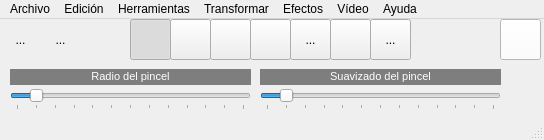
<?xml version="1.0" encoding="UTF-8"?>
<ui version="4.0">
 <class>MainWindow</class>
 <widget class="QMainWindow" name="MainWindow">
  <property name="geometry">
   <rect>
    <x>0</x>
    <y>0</y>
    <width>544</width>
    <height>140</height>
   </rect>
  </property>
  <property name="minimumSize">
   <size>
    <width>544</width>
    <height>140</height>
   </size>
  </property>
  <property name="maximumSize">
   <size>
    <width>544</width>
    <height>140</height>
   </size>
  </property>
  <property name="windowTitle">
   <string>QFotoPaint2</string>
  </property>
  <property name="windowIcon">
   <iconset>
    <normaloff>:/new/prefix1/imagenes/logo.gif</normaloff>:/new/prefix1/imagenes/logo.gif</iconset>
  </property>
  <widget class="QWidget" name="centralWidget">
   <widget class="QToolButton" name="toolButton">
    <property name="geometry">
     <rect>
      <x>40</x>
      <y>0</y>
      <width>41</width>
      <height>41</height>
     </rect>
    </property>
    <property name="text">
     <string>...</string>
    </property>
    <property name="icon">
     <iconset>
      <normaloff>:/new/prefix1/imagenes/abrir.png</normaloff>:/new/prefix1/imagenes/abrir.png</iconset>
    </property>
    <property name="iconSize">
     <size>
      <width>32</width>
      <height>32</height>
     </size>
    </property>
    <property name="autoRaise">
     <bool>true</bool>
    </property>
   </widget>
   <widget class="QToolButton" name="toolButton_2">
    <property name="geometry">
     <rect>
      <x>0</x>
      <y>0</y>
      <width>41</width>
      <height>41</height>
     </rect>
    </property>
    <property name="text">
     <string>...</string>
    </property>
    <property name="icon">
     <iconset>
      <normaloff>:/new/prefix1/imagenes/nuevo.png</normaloff>:/new/prefix1/imagenes/nuevo.png</iconset>
    </property>
    <property name="iconSize">
     <size>
      <width>32</width>
      <height>32</height>
     </size>
    </property>
    <property name="autoRaise">
     <bool>true</bool>
    </property>
   </widget>
   <widget class="QLabel" name="label">
    <property name="geometry">
     <rect>
      <x>10</x>
      <y>50</y>
      <width>241</width>
      <height>16</height>
     </rect>
    </property>
    <property name="styleSheet">
     <string notr="true">background-color: rgb(126, 126, 126);</string>
    </property>
    <property name="text">
     <string>&lt;!DOCTYPE HTML PUBLIC &quot;-//W3C//DTD HTML 4.0//EN&quot; &quot;http://www.w3.org/TR/REC-html40/strict.dtd&quot;&gt;
&lt;html&gt;&lt;head&gt;&lt;meta name=&quot;qrichtext&quot; content=&quot;1&quot; /&gt;&lt;style type=&quot;text/css&quot;&gt;
p, li { white-space: pre-wrap; }
&lt;/style&gt;&lt;/head&gt;&lt;body style=&quot; font-family:'MS Shell Dlg 2'; font-size:8.25pt; font-weight:400; font-style:normal;&quot;&gt;
&lt;p style=&quot; margin-top:0px; margin-bottom:0px; margin-left:0px; margin-right:0px; -qt-block-indent:0; text-indent:0px;&quot;&gt;&lt;span style=&quot; font-size:8pt; color:#ffffff;&quot;&gt;Radio del pincel&lt;/span&gt;&lt;/p&gt;&lt;/body&gt;&lt;/html&gt;</string>
    </property>
    <property name="alignment">
     <set>Qt::AlignCenter</set>
    </property>
    <property name="wordWrap">
     <bool>false</bool>
    </property>
   </widget>
   <widget class="QSlider" name="horizontalSlider">
    <property name="geometry">
     <rect>
      <x>10</x>
      <y>70</y>
      <width>241</width>
      <height>21</height>
     </rect>
    </property>
    <property name="maximum">
     <number>120</number>
    </property>
    <property name="value">
     <number>10</number>
    </property>
    <property name="orientation">
     <enum>Qt::Horizontal</enum>
    </property>
    <property name="tickPosition">
     <enum>QSlider::TicksBelow</enum>
    </property>
    <property name="tickInterval">
     <number>10</number>
    </property>
   </widget>
   <widget class="QLabel" name="label_2">
    <property name="geometry">
     <rect>
      <x>260</x>
      <y>50</y>
      <width>241</width>
      <height>16</height>
     </rect>
    </property>
    <property name="styleSheet">
     <string notr="true">background-color: rgb(126, 126, 126);</string>
    </property>
    <property name="text">
     <string>&lt;!DOCTYPE HTML PUBLIC &quot;-//W3C//DTD HTML 4.0//EN&quot; &quot;http://www.w3.org/TR/REC-html40/strict.dtd&quot;&gt;
&lt;html&gt;&lt;head&gt;&lt;meta name=&quot;qrichtext&quot; content=&quot;1&quot; /&gt;&lt;style type=&quot;text/css&quot;&gt;
p, li { white-space: pre-wrap; }
&lt;/style&gt;&lt;/head&gt;&lt;body style=&quot; font-family:'MS Shell Dlg 2'; font-size:8.25pt; font-weight:400; font-style:normal;&quot;&gt;
&lt;p style=&quot; margin-top:0px; margin-bottom:0px; margin-left:0px; margin-right:0px; -qt-block-indent:0; text-indent:0px;&quot;&gt;&lt;span style=&quot; font-size:8pt; color:#ffffff;&quot;&gt;Suavizado del pincel&lt;/span&gt;&lt;/p&gt;&lt;/body&gt;&lt;/html&gt;</string>
    </property>
    <property name="alignment">
     <set>Qt::AlignCenter</set>
    </property>
    <property name="wordWrap">
     <bool>false</bool>
    </property>
   </widget>
   <widget class="QSlider" name="horizontalSlider_2">
    <property name="geometry">
     <rect>
      <x>260</x>
      <y>70</y>
      <width>241</width>
      <height>21</height>
     </rect>
    </property>
    <property name="maximum">
     <number>120</number>
    </property>
    <property name="value">
     <number>10</number>
    </property>
    <property name="orientation">
     <enum>Qt::Horizontal</enum>
    </property>
    <property name="tickPosition">
     <enum>QSlider::TicksBelow</enum>
    </property>
    <property name="tickInterval">
     <number>10</number>
    </property>
   </widget>
   <widget class="QToolButton" name="toolButton_3">
    <property name="geometry">
     <rect>
      <x>80</x>
      <y>0</y>
      <width>41</width>
      <height>41</height>
     </rect>
    </property>
    <property name="text">
     <string/>
    </property>
    <property name="icon">
     <iconset>
      <normaloff>:/new/prefix1/imagenes/guardar.png</normaloff>:/new/prefix1/imagenes/guardar.png</iconset>
    </property>
    <property name="iconSize">
     <size>
      <width>32</width>
      <height>32</height>
     </size>
    </property>
    <property name="autoRaise">
     <bool>true</bool>
    </property>
   </widget>
   <widget class="QToolButton" name="toolButton_4">
    <property name="geometry">
     <rect>
      <x>130</x>
      <y>0</y>
      <width>41</width>
      <height>41</height>
     </rect>
    </property>
    <property name="text">
     <string/>
    </property>
    <property name="icon">
     <iconset>
      <normaloff>:/new/prefix1/imagenes/punto.png</normaloff>:/new/prefix1/imagenes/punto.png</iconset>
    </property>
    <property name="iconSize">
     <size>
      <width>32</width>
      <height>32</height>
     </size>
    </property>
    <property name="checkable">
     <bool>true</bool>
    </property>
    <property name="checked">
     <bool>true</bool>
    </property>
    <property name="autoExclusive">
     <bool>true</bool>
    </property>
   </widget>
   <widget class="QToolButton" name="toolButton_5">
    <property name="geometry">
     <rect>
      <x>170</x>
      <y>0</y>
      <width>41</width>
      <height>41</height>
     </rect>
    </property>
    <property name="text">
     <string/>
    </property>
    <property name="icon">
     <iconset>
      <normaloff>:/new/prefix1/imagenes/linea.png</normaloff>:/new/prefix1/imagenes/linea.png</iconset>
    </property>
    <property name="iconSize">
     <size>
      <width>32</width>
      <height>32</height>
     </size>
    </property>
    <property name="checkable">
     <bool>true</bool>
    </property>
    <property name="autoExclusive">
     <bool>true</bool>
    </property>
   </widget>
   <widget class="QToolButton" name="toolButton_6">
    <property name="geometry">
     <rect>
      <x>330</x>
      <y>0</y>
      <width>41</width>
      <height>41</height>
     </rect>
    </property>
    <property name="text">
     <string/>
    </property>
    <property name="icon">
     <iconset>
      <normaloff>:/new/prefix1/imagenes/seleccionar.png</normaloff>:/new/prefix1/imagenes/seleccionar.png</iconset>
    </property>
    <property name="iconSize">
     <size>
      <width>32</width>
      <height>32</height>
     </size>
    </property>
    <property name="checkable">
     <bool>true</bool>
    </property>
    <property name="autoExclusive">
     <bool>true</bool>
    </property>
   </widget>
   <widget class="QPushButton" name="pushButton">
    <property name="geometry">
     <rect>
      <x>500</x>
      <y>0</y>
      <width>41</width>
      <height>41</height>
     </rect>
    </property>
    <property name="styleSheet">
     <string notr="true">background-color: rgb(255, 255, 255);</string>
    </property>
    <property name="text">
     <string/>
    </property>
   </widget>
   <widget class="QToolButton" name="toolButton_7">
    <property name="geometry">
     <rect>
      <x>210</x>
      <y>0</y>
      <width>41</width>
      <height>41</height>
     </rect>
    </property>
    <property name="text">
     <string/>
    </property>
    <property name="icon">
     <iconset>
      <normaloff>:/new/prefix1/imagenes/rectangulo.png</normaloff>:/new/prefix1/imagenes/rectangulo.png</iconset>
    </property>
    <property name="checkable">
     <bool>true</bool>
    </property>
    <property name="autoExclusive">
     <bool>true</bool>
    </property>
   </widget>
   <widget class="QToolButton" name="toolButton_8">
    <property name="geometry">
     <rect>
      <x>250</x>
      <y>0</y>
      <width>41</width>
      <height>41</height>
     </rect>
    </property>
    <property name="text">
     <string/>
    </property>
    <property name="icon">
     <iconset>
      <normaloff>:/new/prefix1/imagenes/elipse.png</normaloff>:/new/prefix1/imagenes/elipse.png</iconset>
    </property>
    <property name="checkable">
     <bool>true</bool>
    </property>
    <property name="autoRepeat">
     <bool>false</bool>
    </property>
    <property name="autoExclusive">
     <bool>true</bool>
    </property>
   </widget>
   <widget class="QToolButton" name="toolButton_9">
    <property name="geometry">
     <rect>
      <x>290</x>
      <y>0</y>
      <width>41</width>
      <height>41</height>
     </rect>
    </property>
    <property name="text">
     <string>...</string>
    </property>
    <property name="icon">
     <iconset>
      <normaloff>:/new/prefix1/imagenes/poligono.png</normaloff>:/new/prefix1/imagenes/poligono.png</iconset>
    </property>
    <property name="checkable">
     <bool>true</bool>
    </property>
    <property name="autoExclusive">
     <bool>true</bool>
    </property>
   </widget>
   <widget class="QToolButton" name="toolButton_10">
    <property name="geometry">
     <rect>
      <x>370</x>
      <y>0</y>
      <width>41</width>
      <height>41</height>
     </rect>
    </property>
    <property name="text">
     <string>...</string>
    </property>
    <property name="icon">
     <iconset>
      <normaloff>:/new/prefix1/imagenes/rainbow.png</normaloff>:/new/prefix1/imagenes/rainbow.png</iconset>
    </property>
    <property name="checkable">
     <bool>true</bool>
    </property>
    <property name="autoExclusive">
     <bool>true</bool>
    </property>
   </widget>
  </widget>
  <widget class="QMenuBar" name="menuBar">
   <property name="geometry">
    <rect>
     <x>0</x>
     <y>0</y>
     <width>544</width>
     <height>21</height>
    </rect>
   </property>
   <widget class="QMenu" name="menuArchivo">
    <property name="title">
     <string>Archivo</string>
    </property>
    <addaction name="actionNueva_imagen"/>
    <addaction name="actionAbrir_imagen"/>
    <addaction name="separator"/>
    <addaction name="actionGuardar"/>
    <addaction name="actionGuardar_como"/>
    <addaction name="separator"/>
    <addaction name="actionCapturar_de_c_mara"/>
    <addaction name="actionCapturar_de_v_deo"/>
    <addaction name="actionCerrar"/>
    <addaction name="actionSalir"/>
   </widget>
   <widget class="QMenu" name="menuEdici_n">
    <property name="title">
     <string>Edición</string>
    </property>
    <widget class="QMenu" name="menuOpciones">
     <property name="title">
      <string>Opciones</string>
     </property>
     <addaction name="actionColor_del_pincel"/>
     <addaction name="actionPreguntar_si_guardar"/>
    </widget>
    <widget class="QMenu" name="menuVer_histograma">
     <property name="title">
      <string>Ver histograma</string>
     </property>
     <addaction name="actionR"/>
     <addaction name="actionG"/>
     <addaction name="actionB"/>
    </widget>
    <addaction name="actionSeleccionar_todo"/>
    <addaction name="separator"/>
    <addaction name="actionCopiar_a_nueva"/>
    <addaction name="menuOpciones"/>
    <addaction name="menuVer_histograma"/>
    <addaction name="actionVer_histograma_2D"/>
   </widget>
   <widget class="QMenu" name="menuHerramientas">
    <property name="title">
     <string>Herramientas</string>
    </property>
    <addaction name="actionPunto"/>
    <addaction name="actionLinea"/>
    <addaction name="actionRect_ngulo"/>
    <addaction name="actionElipses"/>
    <addaction name="actionTri_ngulo"/>
    <addaction name="actionSeleccionar"/>
    <addaction name="actionArco_irirs"/>
   </widget>
   <widget class="QMenu" name="menuTransformar">
    <property name="title">
     <string>Transformar</string>
    </property>
    <widget class="QMenu" name="menuRotar">
     <property name="title">
      <string>Rotar</string>
     </property>
     <addaction name="actionRotar_90"/>
     <addaction name="actionRotar_180"/>
     <addaction name="actionRotar_91"/>
    </widget>
    <widget class="QMenu" name="menuEspacios_de_color">
     <property name="title">
      <string>Espacios de color</string>
     </property>
     <addaction name="actionXYZ"/>
     <addaction name="actionHLS"/>
     <addaction name="actionYCrCb"/>
     <addaction name="actionLab"/>
     <addaction name="actionRGB"/>
    </widget>
    <addaction name="actionBrillo_contraste"/>
    <addaction name="actionInvertir"/>
    <addaction name="menuRotar"/>
    <addaction name="actionMedia_ponderada"/>
    <addaction name="menuEspacios_de_color"/>
    <addaction name="actionPerspectiva"/>
    <addaction name="actionRotar_imagen_y_reescalar"/>
    <addaction name="actionConvertir_a_escala_de_grises"/>
    <addaction name="actionColor_falso"/>
   </widget>
   <widget class="QMenu" name="menuEfectos">
    <property name="title">
     <string>Efectos</string>
    </property>
    <widget class="QMenu" name="menuSuavizado">
     <property name="title">
      <string>Suavizado</string>
     </property>
     <addaction name="actionGausiano"/>
     <addaction name="actionMedia"/>
     <addaction name="actionMediana"/>
     <addaction name="actionAleatorio"/>
     <addaction name="actionAcristalado"/>
    </widget>
    <addaction name="menuSuavizado"/>
    <addaction name="actionEcualizado"/>
    <addaction name="actionBalance_de_blancos"/>
    <addaction name="actionTexto"/>
   </widget>
   <widget class="QMenu" name="menuV_deo">
    <property name="title">
     <string>Vídeo</string>
    </property>
    <widget class="QMenu" name="menuImagen_a_v_deo">
     <property name="title">
      <string>Imagen a vídeo</string>
     </property>
     <addaction name="actionRotar_imagen"/>
    </widget>
    <widget class="QMenu" name="menuV_deo_a_imagen">
     <property name="title">
      <string>Vídeo a imagen</string>
     </property>
     <addaction name="actionImagen_media"/>
    </widget>
    <addaction name="menuImagen_a_v_deo"/>
    <addaction name="menuV_deo_a_imagen"/>
   </widget>
   <widget class="QMenu" name="menuAyuda">
    <property name="title">
     <string>Ayuda</string>
    </property>
    <addaction name="actionAcerca_de"/>
   </widget>
   <addaction name="menuArchivo"/>
   <addaction name="menuEdici_n"/>
   <addaction name="menuHerramientas"/>
   <addaction name="menuTransformar"/>
   <addaction name="menuEfectos"/>
   <addaction name="menuV_deo"/>
   <addaction name="menuAyuda"/>
  </widget>
  <widget class="QStatusBar" name="statusBar"/>
  <action name="actionNueva_imagen">
   <property name="text">
    <string>Nueva imagen...</string>
   </property>
  </action>
  <action name="actionAbrir_imagen">
   <property name="text">
    <string>Abrir imagen...</string>
   </property>
  </action>
  <action name="actionGuardar">
   <property name="text">
    <string>Guardar</string>
   </property>
  </action>
  <action name="actionGuardar_como">
   <property name="text">
    <string>Guardar como...</string>
   </property>
  </action>
  <action name="actionCerrar">
   <property name="text">
    <string>Cerrar</string>
   </property>
  </action>
  <action name="actionSalir">
   <property name="text">
    <string>Salir</string>
   </property>
  </action>
  <action name="actionPunto">
   <property name="text">
    <string>Punto</string>
   </property>
  </action>
  <action name="actionLinea">
   <property name="text">
    <string>Línea</string>
   </property>
  </action>
  <action name="actionSeleccionar">
   <property name="text">
    <string>Seleccionar</string>
   </property>
  </action>
  <action name="actionSeleccionar_todo">
   <property name="text">
    <string>Seleccionar todo</string>
   </property>
  </action>
  <action name="actionColor_del_pincel">
   <property name="text">
    <string>Color del pincel...</string>
   </property>
  </action>
  <action name="actionPreguntar_si_guardar">
   <property name="checkable">
    <bool>true</bool>
   </property>
   <property name="checked">
    <bool>true</bool>
   </property>
   <property name="text">
    <string>Preguntar si guardar</string>
   </property>
  </action>
  <action name="actionBrillo_contraste">
   <property name="text">
    <string>Brillo/Contraste...</string>
   </property>
  </action>
  <action name="actionInvertir">
   <property name="text">
    <string>Invertir</string>
   </property>
  </action>
  <action name="actionRotar_90">
   <property name="text">
    <string>Rotar 90º</string>
   </property>
  </action>
  <action name="actionRotar_91">
   <property name="text">
    <string>Rotar 270º</string>
   </property>
  </action>
  <action name="actionMedia_ponderada">
   <property name="text">
    <string>Media ponderada...</string>
   </property>
  </action>
  <action name="actionRotar_180">
   <property name="text">
    <string>Rotar 180º</string>
   </property>
  </action>
  <action name="actionGausiano">
   <property name="text">
    <string>Gausiano...</string>
   </property>
  </action>
  <action name="actionMedia">
   <property name="text">
    <string>Media...</string>
   </property>
  </action>
  <action name="actionRotar_imagen">
   <property name="text">
    <string>Rotar imagen...</string>
   </property>
  </action>
  <action name="actionAcerca_de">
   <property name="text">
    <string>Acerca de...</string>
   </property>
  </action>
  <action name="actionImagen_media">
   <property name="text">
    <string>Imagen media...</string>
   </property>
  </action>
  <action name="actionRect_ngulo">
   <property name="text">
    <string>Rectángulo</string>
   </property>
  </action>
  <action name="actionElipses">
   <property name="text">
    <string>Elipses</string>
   </property>
  </action>
  <action name="actionTri_ngulo">
   <property name="text">
    <string>Polígono</string>
   </property>
  </action>
  <action name="actionMediana">
   <property name="text">
    <string>Mediana</string>
   </property>
  </action>
  <action name="actionAleatorio">
   <property name="text">
    <string>Aleatorio ...</string>
   </property>
  </action>
  <action name="actionAcristalado">
   <property name="text">
    <string>Acristalado</string>
   </property>
  </action>
  <action name="actionXYZ">
   <property name="text">
    <string>XYZ</string>
   </property>
  </action>
  <action name="actionHLS">
   <property name="text">
    <string>HLS</string>
   </property>
  </action>
  <action name="actionYCrCb">
   <property name="text">
    <string>YCrCb</string>
   </property>
  </action>
  <action name="actionLab">
   <property name="text">
    <string>Lab</string>
   </property>
  </action>
  <action name="actionRGB">
   <property name="text">
    <string>RGB</string>
   </property>
  </action>
  <action name="actionBalance_de_blancos">
   <property name="text">
    <string>Balance de blancos</string>
   </property>
  </action>
  <action name="actionR">
   <property name="text">
    <string>R</string>
   </property>
  </action>
  <action name="actionG">
   <property name="text">
    <string>G</string>
   </property>
  </action>
  <action name="actionB">
   <property name="text">
    <string>B</string>
   </property>
  </action>
  <action name="actionEcualizado">
   <property name="text">
    <string>Ecualizar Histograma</string>
   </property>
  </action>
  <action name="actionCapturar_de_c_mara">
   <property name="text">
    <string>Capturar de cámara</string>
   </property>
  </action>
  <action name="actionCapturar_de_v_deo">
   <property name="text">
    <string>Capturar de vídeo</string>
   </property>
  </action>
  <action name="actionCopiar_a_nueva">
   <property name="text">
    <string>Copiar a nueva</string>
   </property>
  </action>
  <action name="actionR_G">
   <property name="text">
    <string>R-G</string>
   </property>
  </action>
  <action name="actionR_B">
   <property name="text">
    <string>R-B</string>
   </property>
  </action>
  <action name="actionB_G">
   <property name="text">
    <string>B-G</string>
   </property>
  </action>
  <action name="actionVer_histograma_2D">
   <property name="text">
    <string>Ver histograma 2D</string>
   </property>
  </action>
  <action name="actionArco_irirs">
   <property name="text">
    <string>Arco iris</string>
   </property>
  </action>
  <action name="actionPerspectiva">
   <property name="text">
    <string>Perspectiva</string>
   </property>
  </action>
  <action name="actionRotar_imagen_y_reescalar">
   <property name="text">
    <string>Rotar imagen y reescalar</string>
   </property>
  </action>
  <action name="actionDetecci_n_de_caras">
   <property name="text">
    <string>Detección de caras</string>
   </property>
  </action>
  <action name="actionConvertir_a_escala_de_grises">
   <property name="text">
    <string>Escala de grises</string>
   </property>
  </action>
  <action name="actionColor_falso">
   <property name="text">
    <string>Color falso</string>
   </property>
  </action>
  <action name="actionTexto">
   <property name="text">
    <string>Texto</string>
   </property>
  </action>
 </widget>
 <layoutdefault spacing="6" margin="11"/>
 <resources/>
 <connections/>
</ui>
